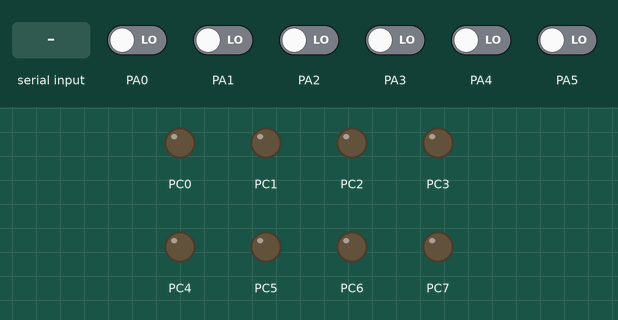
Simulated run of this program. Board: ATmega324P, built with avr-gcc and emulated at 3.6864 MHz. Shown: output pins drawn as LEDs (lit = HIGH). Inputs (shaded band) come from the test bench; at power-on: PA0–5 LOW. What the program prints to the serial monitor is not drawn.

Above: at 1.2 s.
1.3 s: "V" received over Serial
At 2.5 s:
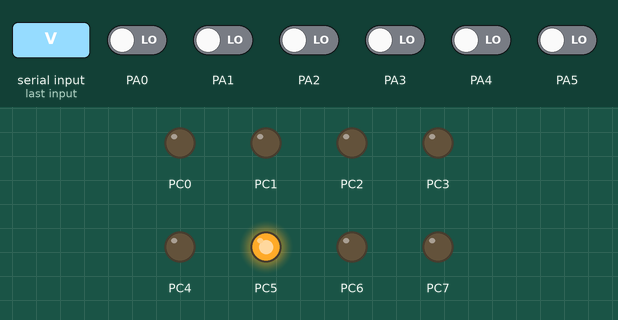
2.8 s: "R" received over Serial
At 3.8 s:
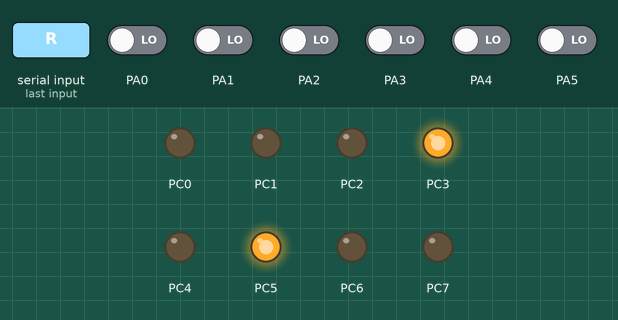
Timing chart, 0 to 5.8 s (numbered marks = the images above; inputs shaded):
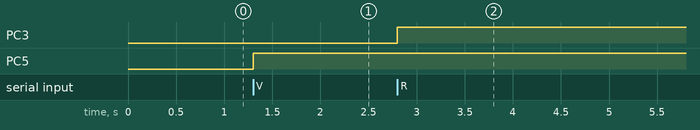

Measured:
- after the input at 1.3 s, PC5: LOW → HIGH at once
- after the input at 2.8 s, PC3: LOW → HIGH at once

The program:

main.c
```c
/*
 * AsynchroneSerieleCommunicatie.c
 *
 * Created: 20/10/2023 22:27:20
 * Author : DeclercqTiebe
 */

#include <avr/io.h>
#define F_CPU 3686400
#include <util/delay.h>
#include <avr/interrupt.h>

int main(void)
{

	DDRC = 0xFF;
	DDRA = 0;
	USART_Init();
	USART_Transmit_String("Verbonden");

    /* Replace with your application code */
    while (1)
    {
		 if(PINA&(1<<PINA0)){
			 while(PINA&(1<<PINA0));
			 USART_Transmit_String("G165");
		 }
		if(PINA&(1<<PINA1)){
			while(PINA&(1<<PINA1));
			USART_Transmit_String("G235");
		}
		if(PINA&(1<<PINA2)){
			while(PINA&(1<<PINA2));
			USART_Transmit_String("v");
		}
		if(PINA&(1<<PINA3)){
			while(PINA&(1<<PINA3));
			USART_Transmit_String("L0");
		}
		if(PINA&(1<<PINA4)){
			while(PINA&(1<<PINA4));
			USART_Transmit_String("L1");
		}
		if(PINA&(1<<PINA5)){
			while(PINA&(1<<PINA5));
			USART_Transmit_String("O10c11");
		}
    }
}
void USART_Init(void){
	UBRR0 = 23; //BAUD RATE VAN 9600
	UCSR0C |= ((1<<UCSZ01)|(1<<UCSZ00)); //8 databits
	UCSR0B |= ((1<<RXEN0)|(1<<TXEN0)); //8 databits
	UCSR0B |= (1<<RXCIE0); //Interrupt bij ontvangen
	// Enable global interrupts
	sei();
}

void USART_Transmit_Char(unsigned char data){
	//Wacht tot de transmit buffer leeg is
	while(!(UCSR0A&(1<<UDRE0))); //Wachten tot UDRE0 == 1
	UDR0 = data;
}

void USART_Transmit_String(char s[]){
	int i = 0;
	while(i < 64){
		if(s[i] == '\0') break;
		USART_Transmit_Char(s[i++]);
	}
}


ISR(USART0_RX_vect) {
	unsigned char receivedData = UDR0; // Read the received data
	if(receivedData == 'V'){
		PORTC |= (1<<PORTC5);
		USART_Transmit_String("LED5");
	}
	else if(receivedData == 'R'){
		PORTC |= (1<<PORTC3);
		USART_Transmit_String("LED3");
	}

	// Process the received data here
}
```
